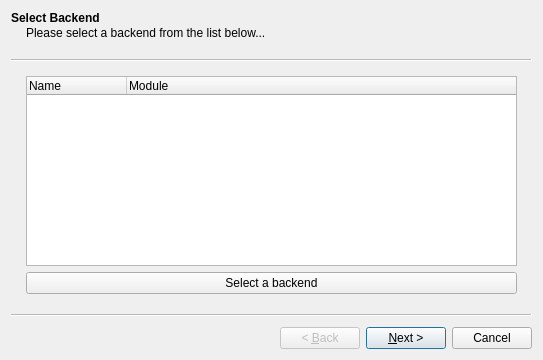
<?xml version="1.0" encoding="UTF-8"?>
<ui version="4.0">
 <class>MapAccountWizard</class>
 <widget class="QWizard" name="MapAccountWizard">
  <property name="geometry">
   <rect>
    <x>0</x>
    <y>0</y>
    <width>543</width>
    <height>360</height>
   </rect>
  </property>
  <property name="windowTitle">
   <string>Account Mapping</string>
  </property>
  <widget class="QWizardPage" name="pageBackends">
   <property name="title">
    <string>Select Backend</string>
   </property>
   <property name="subTitle">
    <string>Please select a backend from the list below...</string>
   </property>
   <layout class="QVBoxLayout" name="verticalLayout">
    <item>
     <widget class="QTreeWidget" name="backendsList">
      <column>
       <property name="text">
        <string>Name</string>
       </property>
      </column>
      <column>
       <property name="text">
        <string>Module</string>
       </property>
      </column>
     </widget>
    </item>
    <item>
     <layout class="QHBoxLayout" name="horizontalLayout">
      <item>
       <widget class="QPushButton" name="addBackendButton">
        <property name="text">
         <string>Select a backend</string>
        </property>
       </widget>
      </item>
     </layout>
    </item>
   </layout>
  </widget>
  <widget class="QWizardPage" name="pageAccounts">
   <property name="title">
    <string>Select Account</string>
   </property>
   <property name="subTitle">
    <string>Select what &lt;b&gt;online&lt;/b&gt; account you want to map to the &lt;b&gt;application&lt;/b&gt; account...</string>
   </property>
   <layout class="QVBoxLayout" name="verticalLayout_2">
    <item>
     <widget class="QTreeWidget" name="accountsList">
      <column>
       <property name="text">
        <string>ID</string>
       </property>
      </column>
      <column>
       <property name="text">
        <string>Name</string>
       </property>
      </column>
      <column>
       <property name="text">
        <string>Balance</string>
       </property>
      </column>
     </widget>
    </item>
   </layout>
  </widget>
 </widget>
 <resources/>
 <connections/>
</ui>
